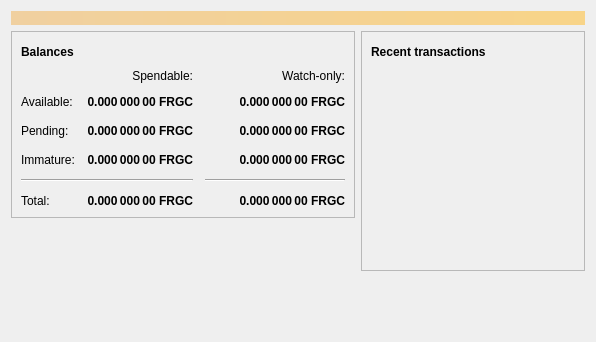
<?xml version="1.0" encoding="UTF-8"?>
<ui version="4.0">
 <class>OverviewPage</class>
 <widget class="QWidget" name="OverviewPage">
  <property name="geometry">
   <rect>
    <x>0</x>
    <y>0</y>
    <width>596</width>
    <height>342</height>
   </rect>
  </property>
  <property name="windowTitle">
   <string>Form</string>
  </property>
  <layout class="QVBoxLayout" name="topLayout">
   <item>
    <widget class="QLabel" name="labelAlerts">
     <property name="visible">
      <bool>false</bool>
     </property>
     <property name="styleSheet">
      <string notr="true">background-color: qlineargradient(x1: 0, y1: 0, x2: 1, y2: 0, stop:0 #F0D0A0, stop:1 #F8D488); color:#000000;</string>
     </property>
     <property name="wordWrap">
      <bool>true</bool>
     </property>
     <property name="margin">
      <number>3</number>
     </property>
    </widget>
   </item>
   <item>
    <layout class="QHBoxLayout" name="horizontalLayout" stretch="1,1">
     <item>
      <layout class="QVBoxLayout" name="verticalLayout_2">
       <item>
        <widget class="QFrame" name="frame">
         <property name="frameShape">
          <enum>QFrame::StyledPanel</enum>
         </property>
         <property name="frameShadow">
          <enum>QFrame::Raised</enum>
         </property>
         <layout class="QVBoxLayout" name="verticalLayout_4">
          <item>
           <layout class="QHBoxLayout" name="horizontalLayout_4">
            <item>
             <widget class="QLabel" name="label_5">
              <property name="font">
               <font>
                <weight>75</weight>
                <bold>true</bold>
               </font>
              </property>
              <property name="text">
               <string>Balances</string>
              </property>
             </widget>
            </item>
            <item>
             <widget class="QPushButton" name="labelWalletStatus">
              <property name="enabled">
               <bool>false</bool>
              </property>
              <property name="maximumSize">
               <size>
                <width>30</width>
                <height>16777215</height>
               </size>
              </property>
              <property name="toolTip">
               <string>The displayed information may be out of date. Your wallet automatically synchronizes with the FargoCoin network after a connection is established, but this process has not completed yet.</string>
              </property>
              <property name="text">
               <string/>
              </property>
              <property name="icon">
               <iconset resource="../bitcoin.qrc">
                <normaloff>:/icons/warning</normaloff>
                <disabledoff>:/icons/warning</disabledoff>:/icons/warning</iconset>
              </property>
              <property name="iconSize">
               <size>
                <width>24</width>
                <height>24</height>
               </size>
              </property>
              <property name="flat">
               <bool>true</bool>
              </property>
             </widget>
            </item>
            <item>
             <spacer name="horizontalSpacer_3">
              <property name="orientation">
               <enum>Qt::Horizontal</enum>
              </property>
              <property name="sizeHint" stdset="0">
               <size>
                <width>40</width>
                <height>20</height>
               </size>
              </property>
             </spacer>
            </item>
           </layout>
          </item>
          <item>
           <layout class="QGridLayout" name="gridLayout">
            <property name="spacing">
             <number>12</number>
            </property>
            <item row="2" column="2">
             <widget class="QLabel" name="labelWatchPending">
              <property name="font">
               <font>
                <weight>75</weight>
                <bold>true</bold>
               </font>
              </property>
              <property name="cursor">
               <cursorShape>IBeamCursor</cursorShape>
              </property>
              <property name="toolTip">
               <string>Unconfirmed transactions to watch-only addresses</string>
              </property>
              <property name="text">
               <string notr="true">0.000 000 00 FRGC</string>
              </property>
              <property name="alignment">
               <set>Qt::AlignRight|Qt::AlignTrailing|Qt::AlignVCenter</set>
              </property>
              <property name="textInteractionFlags">
               <set>Qt::LinksAccessibleByMouse|Qt::TextSelectableByKeyboard|Qt::TextSelectableByMouse</set>
              </property>
             </widget>
            </item>
            <item row="2" column="1">
             <widget class="QLabel" name="labelUnconfirmed">
              <property name="font">
               <font>
                <weight>75</weight>
                <bold>true</bold>
               </font>
              </property>
              <property name="cursor">
               <cursorShape>IBeamCursor</cursorShape>
              </property>
              <property name="toolTip">
               <string>Total of transactions that have yet to be confirmed, and do not yet count toward the spendable balance</string>
              </property>
              <property name="text">
               <string notr="true">0.000 000 00 FRGC</string>
              </property>
              <property name="alignment">
               <set>Qt::AlignRight|Qt::AlignTrailing|Qt::AlignVCenter</set>
              </property>
              <property name="textInteractionFlags">
               <set>Qt::LinksAccessibleByMouse|Qt::TextSelectableByKeyboard|Qt::TextSelectableByMouse</set>
              </property>
             </widget>
            </item>
            <item row="3" column="2">
             <widget class="QLabel" name="labelWatchImmature">
              <property name="font">
               <font>
                <weight>75</weight>
                <bold>true</bold>
               </font>
              </property>
              <property name="cursor">
               <cursorShape>IBeamCursor</cursorShape>
              </property>
              <property name="toolTip">
               <string>Mined balance in watch-only addresses that has not yet matured</string>
              </property>
              <property name="text">
               <string notr="true">0.000 000 00 FRGC</string>
              </property>
              <property name="alignment">
               <set>Qt::AlignRight|Qt::AlignTrailing|Qt::AlignVCenter</set>
              </property>
              <property name="textInteractionFlags">
               <set>Qt::LinksAccessibleByMouse|Qt::TextSelectableByKeyboard|Qt::TextSelectableByMouse</set>
              </property>
             </widget>
            </item>
            <item row="4" column="0" colspan="2">
             <widget class="Line" name="line">
              <property name="orientation">
               <enum>Qt::Horizontal</enum>
              </property>
             </widget>
            </item>
            <item row="4" column="2">
             <widget class="Line" name="lineWatchBalance">
              <property name="sizePolicy">
               <sizepolicy hsizetype="Preferred" vsizetype="Fixed">
                <horstretch>0</horstretch>
                <verstretch>0</verstretch>
               </sizepolicy>
              </property>
              <property name="minimumSize">
               <size>
                <width>140</width>
                <height>0</height>
               </size>
              </property>
              <property name="orientation">
               <enum>Qt::Horizontal</enum>
              </property>
             </widget>
            </item>
            <item row="5" column="0">
             <widget class="QLabel" name="labelTotalText">
              <property name="text">
               <string>Total:</string>
              </property>
             </widget>
            </item>
            <item row="3" column="1">
             <widget class="QLabel" name="labelImmature">
              <property name="font">
               <font>
                <weight>75</weight>
                <bold>true</bold>
               </font>
              </property>
              <property name="cursor">
               <cursorShape>IBeamCursor</cursorShape>
              </property>
              <property name="toolTip">
               <string>Mined balance that has not yet matured</string>
              </property>
              <property name="text">
               <string notr="true">0.000 000 00 FRGC</string>
              </property>
              <property name="alignment">
               <set>Qt::AlignRight|Qt::AlignTrailing|Qt::AlignVCenter</set>
              </property>
              <property name="textInteractionFlags">
               <set>Qt::LinksAccessibleByMouse|Qt::TextSelectableByKeyboard|Qt::TextSelectableByMouse</set>
              </property>
             </widget>
            </item>
            <item row="2" column="3">
             <spacer name="horizontalSpacer_2">
              <property name="orientation">
               <enum>Qt::Horizontal</enum>
              </property>
              <property name="sizeHint" stdset="0">
               <size>
                <width>40</width>
                <height>20</height>
               </size>
              </property>
             </spacer>
            </item>
            <item row="3" column="0">
             <widget class="QLabel" name="labelImmatureText">
              <property name="text">
               <string>Immature:</string>
              </property>
             </widget>
            </item>
            <item row="5" column="1">
             <widget class="QLabel" name="labelTotal">
              <property name="font">
               <font>
                <weight>75</weight>
                <bold>true</bold>
               </font>
              </property>
              <property name="cursor">
               <cursorShape>IBeamCursor</cursorShape>
              </property>
              <property name="toolTip">
               <string>Your current total balance</string>
              </property>
              <property name="text">
               <string notr="true">0.000 000 00 FRGC</string>
              </property>
              <property name="alignment">
               <set>Qt::AlignRight|Qt::AlignTrailing|Qt::AlignVCenter</set>
              </property>
              <property name="textInteractionFlags">
               <set>Qt::LinksAccessibleByMouse|Qt::TextSelectableByKeyboard|Qt::TextSelectableByMouse</set>
              </property>
             </widget>
            </item>
            <item row="5" column="2">
             <widget class="QLabel" name="labelWatchTotal">
              <property name="font">
               <font>
                <weight>75</weight>
                <bold>true</bold>
               </font>
              </property>
              <property name="cursor">
               <cursorShape>IBeamCursor</cursorShape>
              </property>
              <property name="toolTip">
               <string>Current total balance in watch-only addresses</string>
              </property>
              <property name="text">
               <string notr="true">0.000 000 00 FRGC</string>
              </property>
              <property name="alignment">
               <set>Qt::AlignRight|Qt::AlignTrailing|Qt::AlignVCenter</set>
              </property>
              <property name="textInteractionFlags">
               <set>Qt::LinksAccessibleByMouse|Qt::TextSelectableByKeyboard|Qt::TextSelectableByMouse</set>
              </property>
             </widget>
            </item>
            <item row="0" column="2">
             <widget class="QLabel" name="labelWatchonly">
              <property name="text">
               <string>Watch-only:</string>
              </property>
              <property name="alignment">
               <set>Qt::AlignRight|Qt::AlignTrailing|Qt::AlignVCenter</set>
              </property>
             </widget>
            </item>
            <item row="1" column="0">
             <widget class="QLabel" name="labelBalanceText">
              <property name="text">
               <string>Available:</string>
              </property>
             </widget>
            </item>
            <item row="1" column="1">
             <widget class="QLabel" name="labelBalance">
              <property name="font">
               <font>
                <weight>75</weight>
                <bold>true</bold>
               </font>
              </property>
              <property name="cursor">
               <cursorShape>IBeamCursor</cursorShape>
              </property>
              <property name="toolTip">
               <string>Your current spendable balance</string>
              </property>
              <property name="text">
               <string notr="true">0.000 000 00 FRGC</string>
              </property>
              <property name="alignment">
               <set>Qt::AlignRight|Qt::AlignTrailing|Qt::AlignVCenter</set>
              </property>
              <property name="textInteractionFlags">
               <set>Qt::LinksAccessibleByMouse|Qt::TextSelectableByKeyboard|Qt::TextSelectableByMouse</set>
              </property>
             </widget>
            </item>
            <item row="1" column="2">
             <widget class="QLabel" name="labelWatchAvailable">
              <property name="font">
               <font>
                <weight>75</weight>
                <bold>true</bold>
               </font>
              </property>
              <property name="cursor">
               <cursorShape>IBeamCursor</cursorShape>
              </property>
              <property name="toolTip">
               <string>Your current balance in watch-only addresses</string>
              </property>
              <property name="text">
               <string notr="true">0.000 000 00 FRGC</string>
              </property>
              <property name="alignment">
               <set>Qt::AlignRight|Qt::AlignTrailing|Qt::AlignVCenter</set>
              </property>
              <property name="textInteractionFlags">
               <set>Qt::LinksAccessibleByMouse|Qt::TextSelectableByKeyboard|Qt::TextSelectableByMouse</set>
              </property>
             </widget>
            </item>
            <item row="2" column="0">
             <widget class="QLabel" name="labelPendingText">
              <property name="text">
               <string>Pending:</string>
              </property>
             </widget>
            </item>
            <item row="0" column="1">
             <widget class="QLabel" name="labelSpendable">
              <property name="text">
               <string>Spendable:</string>
              </property>
              <property name="alignment">
               <set>Qt::AlignRight|Qt::AlignTrailing|Qt::AlignVCenter</set>
              </property>
             </widget>
            </item>
           </layout>
          </item>
         </layout>
        </widget>
       </item>
       <item>
        <spacer name="verticalSpacer">
         <property name="orientation">
          <enum>Qt::Vertical</enum>
         </property>
         <property name="sizeHint" stdset="0">
          <size>
           <width>20</width>
           <height>40</height>
          </size>
         </property>
        </spacer>
       </item>
      </layout>
     </item>
     <item>
      <layout class="QVBoxLayout" name="verticalLayout_3">
       <item>
        <widget class="QFrame" name="frame_2">
         <property name="frameShape">
          <enum>QFrame::StyledPanel</enum>
         </property>
         <property name="frameShadow">
          <enum>QFrame::Raised</enum>
         </property>
         <layout class="QVBoxLayout" name="verticalLayout">
          <item>
           <layout class="QHBoxLayout" name="horizontalLayout_2">
            <item>
             <widget class="QLabel" name="label_4">
              <property name="font">
               <font>
                <weight>75</weight>
                <bold>true</bold>
               </font>
              </property>
              <property name="text">
               <string>Recent transactions</string>
              </property>
             </widget>
            </item>
            <item>
             <widget class="QPushButton" name="labelTransactionsStatus">
              <property name="enabled">
               <bool>false</bool>
              </property>
              <property name="maximumSize">
               <size>
                <width>30</width>
                <height>16777215</height>
               </size>
              </property>
              <property name="toolTip">
               <string>The displayed information may be out of date. Your wallet automatically synchronizes with the FargoCoin network after a connection is established, but this process has not completed yet.</string>
              </property>
              <property name="text">
               <string/>
              </property>
              <property name="icon">
               <iconset resource="../bitcoin.qrc">
                <normaloff>:/icons/warning</normaloff>
                <disabledoff>:/icons/warning</disabledoff>:/icons/warning</iconset>
              </property>
              <property name="iconSize">
               <size>
                <width>24</width>
                <height>24</height>
               </size>
              </property>
              <property name="flat">
               <bool>true</bool>
              </property>
             </widget>
            </item>
            <item>
             <spacer name="horizontalSpacer">
              <property name="orientation">
               <enum>Qt::Horizontal</enum>
              </property>
              <property name="sizeHint" stdset="0">
               <size>
                <width>40</width>
                <height>20</height>
               </size>
              </property>
             </spacer>
            </item>
           </layout>
          </item>
          <item>
           <widget class="QListView" name="listTransactions">
            <property name="styleSheet">
             <string notr="true">QListView { background: transparent; }</string>
            </property>
            <property name="frameShape">
             <enum>QFrame::NoFrame</enum>
            </property>
            <property name="verticalScrollBarPolicy">
             <enum>Qt::ScrollBarAlwaysOff</enum>
            </property>
            <property name="horizontalScrollBarPolicy">
             <enum>Qt::ScrollBarAlwaysOff</enum>
            </property>
            <property name="selectionMode">
             <enum>QAbstractItemView::NoSelection</enum>
            </property>
           </widget>
          </item>
         </layout>
        </widget>
       </item>
       <item>
        <spacer name="verticalSpacer_2">
         <property name="orientation">
          <enum>Qt::Vertical</enum>
         </property>
         <property name="sizeHint" stdset="0">
          <size>
           <width>20</width>
           <height>40</height>
          </size>
         </property>
        </spacer>
       </item>
      </layout>
     </item>
    </layout>
   </item>
  </layout>
 </widget>
 <resources/>
 <connections/>
</ui>
